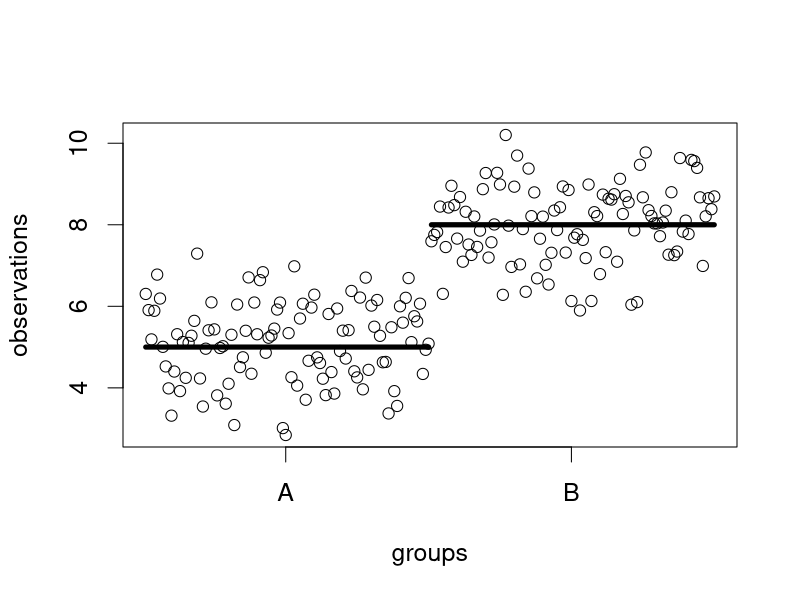
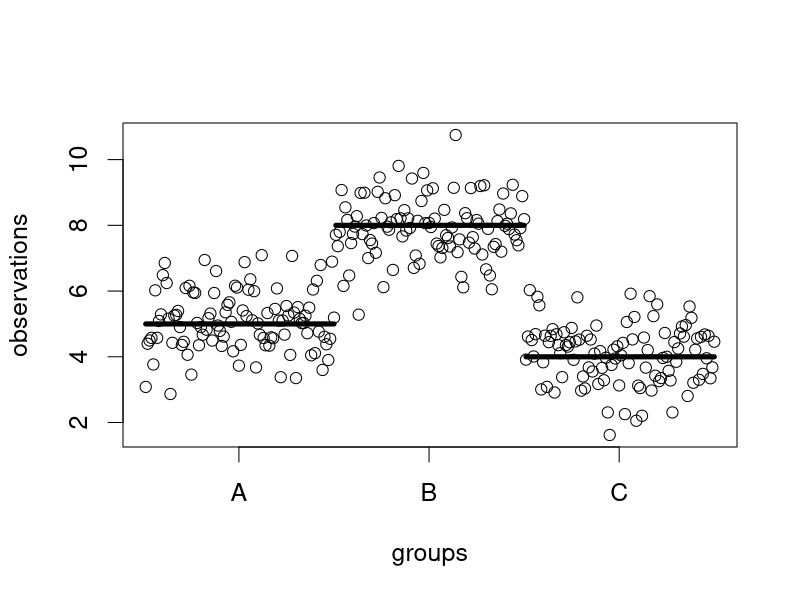
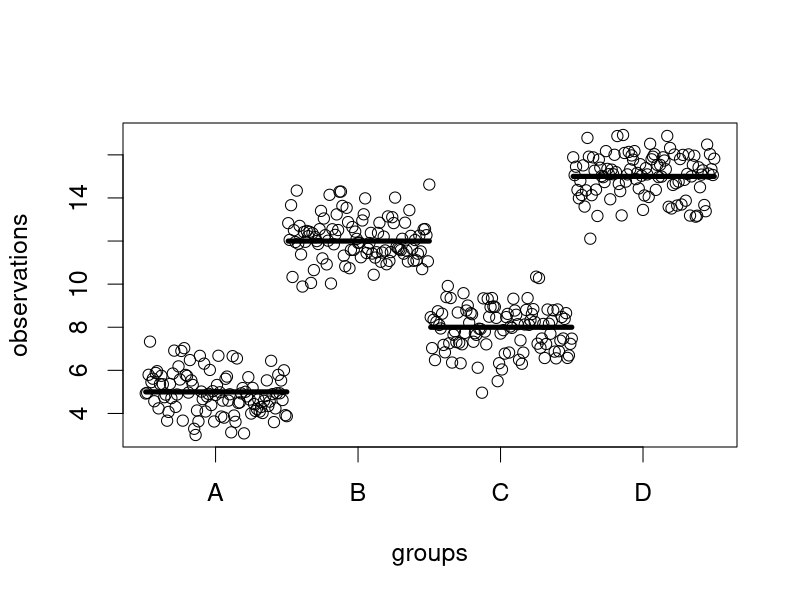
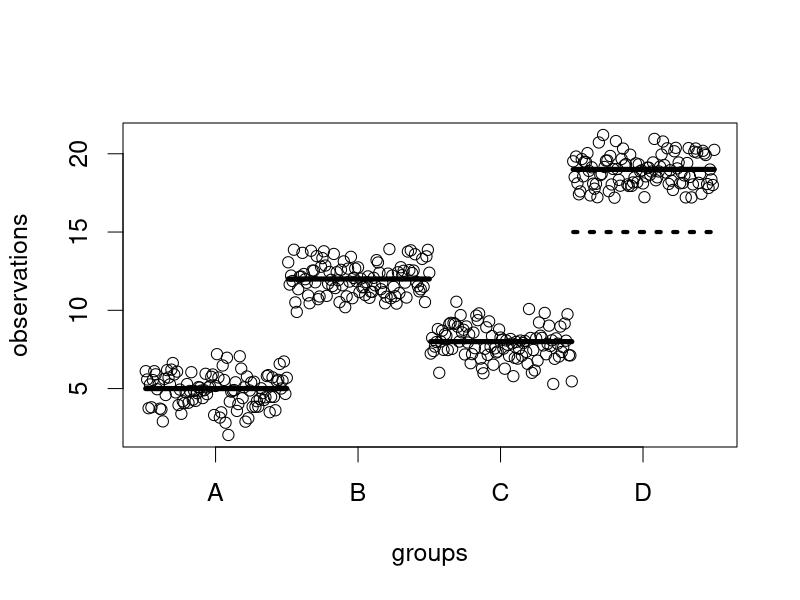

Generate these figures, in order, with R:
## ---- chunk 1
n <- 200
X <- cbind(rep(1,n), rep(0:1,each=n/2))
Xsm <- cbind(rep(1,2), 0:1)
beta <- c(5,3)
y <- rnorm(n, mean = X %*% beta, sd = 1)
nms <- c("A","B")
## ---- chunk 2
par(cex=1.5)
plot(y,xaxt="n",xlab="groups",
     ylab="observations")
axis(1,at=0:1 * 100 + 50,
     labels=nms)
mus <- Xsm %*% beta
segments(1 + 0:1*100,mus,
         1:2*100,mus,lwd=5)
## ---- chunk 3
n <- 300
X <- cbind(rep(1,n), rep(c(0,1,0),each=n/3), rep(c(0,0,1),each=n/3))
Xsm <- cbind(c(1,1,1),c(0,1,0),c(0,0,1))
beta <- c(5,3,-1)
y <- rnorm(n, mean = X %*% beta, sd = 1)
nms <- c("A","B","C")
## ---- chunk 4
par(cex=1.5)
plot(y,xaxt="n",xlab="groups",
     ylab="observations")
axis(1,at=0:2 * 100 + 50,
     labels=nms)
mus <- Xsm %*% beta
segments(1 + 0:2*100,mus,
         1:3*100,mus,lwd=5)
## ---- chunk 5
n <- 400
X <- cbind(rep(1,n), rep(0:1,each=n/2), rep(rep(0:1,each=n/4),2))
Xsm <- cbind(rep(1,4), rep(0:1,each=2), rep(0:1,2))
beta <- c(5,3,7)
y <- rnorm(n, mean = X %*% beta, sd = 1)
nms <- c("A","B","C","D")
## ---- chunk 6
par(cex=1.5)
plot(y,xaxt="n",xlab="groups",
     ylab="observations")
axis(1,at=0:3 * 100 + 50,
     labels=nms)
mus <- Xsm %*% beta
segments(1 + 0:3*100,mus,
         1:4 * 100,mus,lwd=5)
## ---- chunk 7
Xi <- cbind(X, X[,2] * X[,3])
Xism <- cbind(Xsm, Xsm[,2] * Xsm[,3])
betai <- c(5,3,7,4)
yi <- rnorm(n, mean = Xi %*% betai, sd = 1)
## ---- chunk 8
par(cex=1.5)
plot(yi,xaxt="n",xlab="groups",
     ylab="observations")
axis(1,at=0:3 * 100 + 50,
     labels=nms)
musi <- Xism %*% betai
segments(1 + 0:3*100,musi,
         1:4 * 100,musi,lwd=5)
segments(301,musi[4] - betai[4],
         400,musi[4] - betai[4],
         lwd=4, lty=3)
